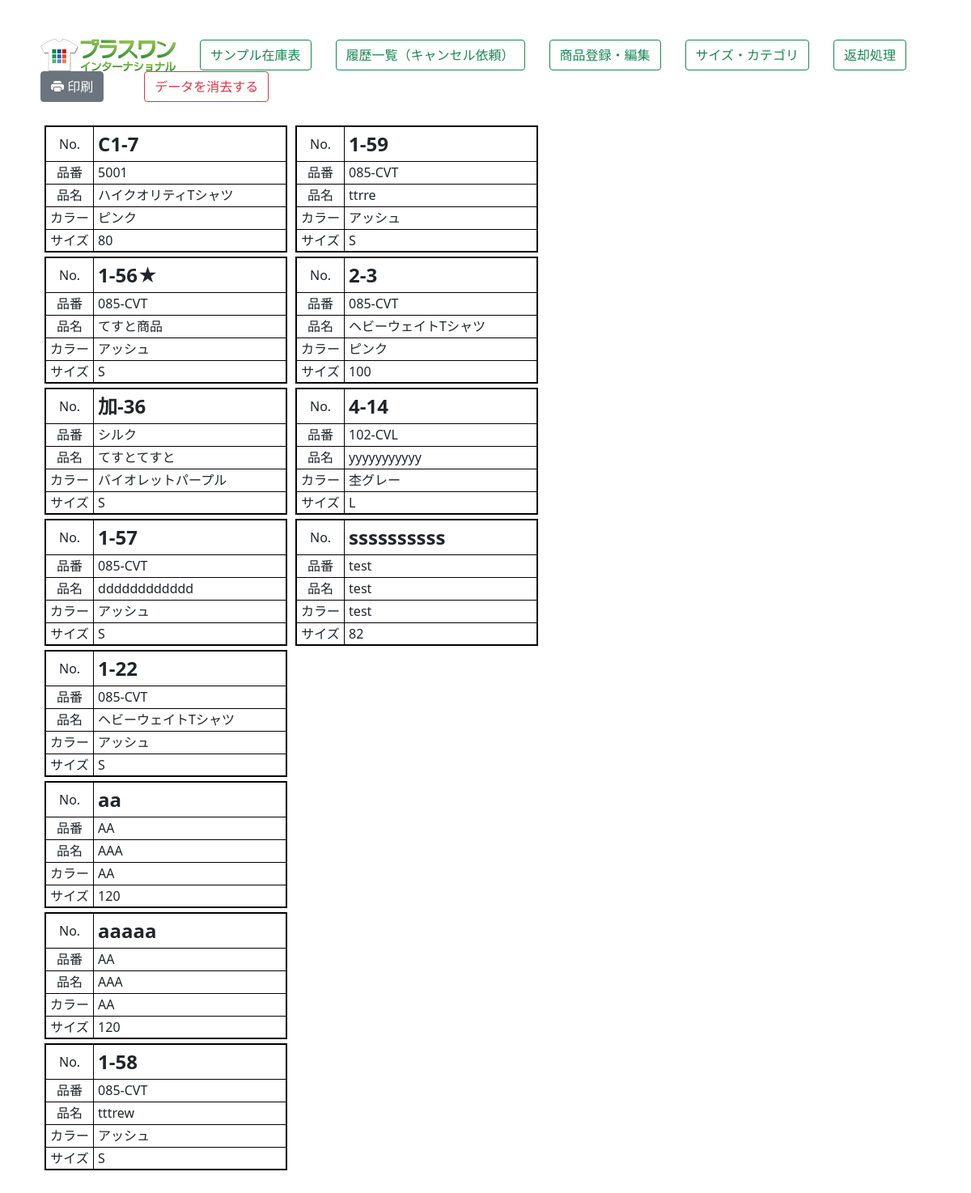
/zaiko2/label_print/, run on an earlier commit of the app's database.
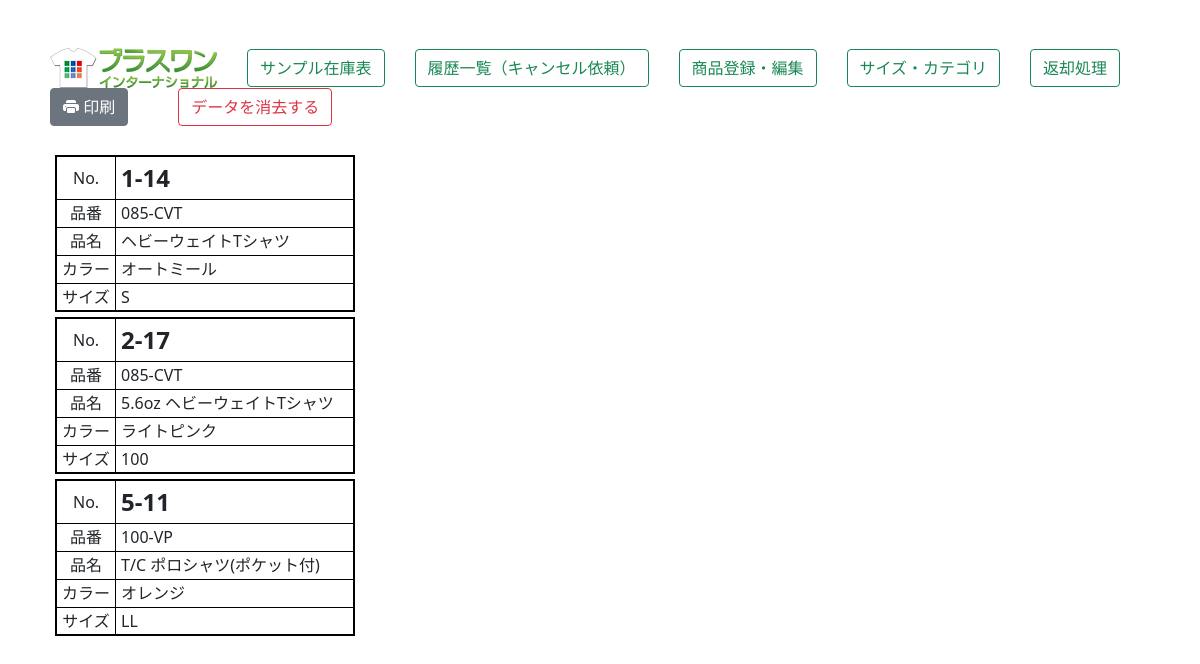
And on a later commit of the database.
### zaiko/models.py (models this page shows, shortened)
class Label(models.Model):
    sample_num=models.CharField("サンプルNo",max_length=20)
    shouhin_num=models.CharField("商品番号",max_length=20)
    shouhin_name=models.CharField("商品名",max_length=255)
    color=models.CharField("カラー",max_length=255)
    size=models.CharField("サイズ",max_length=20)

### zaiko2/views.py (the view)
# urls.py: path('label_print/', label_print, name="label_print"),
def label_print(request):
    items=Label.objects.all()
    if items.count() > 16:
        items1=items[:8]
        items2=items[7:16]
        items3=items[15:]
        params={"items1":items1,"items2":items2,"items3":items3,"col":3}
    elif items.count() >8:
        items1=items[:8]
        items2=items[8:16]
        params={"items1":items1,"items2":items2,"col":2}
    else:
        items1=items[:8]
        params={"items1":items1,"col":1}
    return render(request,"zaiko2/label.html",params)

### zaiko2/templates/zaiko2/label.html (shortened to what this page needs)
{% load static %}
<!DOCTYPE html>
<html lang="ja">
<head>
    <link rel="stylesheet" href="{% static 'main.css' %}">
    <link href="https://cdn.jsdelivr.net/npm/bootstrap@5.0.2/dist/css/bootstrap.min.css" rel="stylesheet">
    <link rel="stylesheet" href="https://cdn.jsdelivr.net/npm/bootstrap-icons@1.8.0/font/bootstrap-icons.css">
</head>
<body>
    <div class="container mt-5 mb-5">
        {% include "zaiko/menu.html" %}
        <div style="margin: 0 auto; justify-content: center; width: 1100px;">
            <div class="flex2">
                <div><button type="button" class="btn btn-secondary" id="print"><i class="bi bi-printer-fill"></i> 印刷</button></div>
                <div style="margin-left: 50px;">
                    <a href="{% url 'zaiko2:label_del' %}">
                        <button type="button" class="btn btn-outline-danger" onclick="return confirm('本当に消去しますか？')" >データを消去する</button>
                    </a>
                </div>
            </div>
            <div class="flex_print mt-4">
                <div>
                    <div style="width:310px; display: inline;">
                        {% for i in items1 %}
                        <table style="width:300px;margin: 5px;border: #000000 2px solid;">
                            <tr><td style="width: 20%; height: 43px; text-align: center;">No.</td><td style="width: 80%;font-weight: bold;font-size: 1.5em;padding-left: 5px;">{{i.sample_num}}</td></tr>
                            <tr><td style="height: 28px;text-align: center;">品番</td><td style="padding-left: 5px;">{{i.shouhin_num}}</td></tr>
                            <tr><td style="height: 28px;text-align: center;">品名</td><td style="padding-left: 5px;">{{i.shouhin_name}}</td></tr>
                            <tr><td style="height: 28px;text-align: center;">カラー</td><td style="padding-left: 5px;">{{i.color}}</td></tr>
                            <tr><td style="height: 28px;text-align: center;;">サイズ</td><td style="padding-left: 5px;">{{i.size}}</td></tr>
                        </table>
                        {% endfor %}
                    </div>
                </div>
                <div>
                    <div style="width:310px; display: inline;">
                        {% for i in items2 %}
                        <table style="width:300px;margin: 5px;border: #000000 2px solid;">
                            <tr><td style="width: 20%; height: 43px; text-align: center;">No.</td><td style="width: 80%;font-weight: bold;font-size: 1.5em;padding-left: 5px;">{{i.sample_num}}</td></tr>
                            <tr><td style="height: 28px;text-align: center;">品番</td><td style="padding-left: 5px;">{{i.shouhin_num}}</td></tr>
                            <tr><td style="height: 28px;text-align: center;">品名</td><td style="padding-left: 5px;">{{i.shouhin_name}}</td></tr>
                            <tr><td style="height: 28px;text-align: center;">カラー</td><td style="padding-left: 5px;">{{i.color}}</td></tr>
                            <tr><td style="height: 28px;text-align: center;;">サイズ</td><td style="padding-left: 5px;">{{i.size}}</td></tr>
                        </table>
                        {% endfor %}
                    </div>
                </div>
            </div>
        </div>
    </div>
</body>
</html>

### zaiko/templates/zaiko/menu.html
{% load static %}
<div class="menu">
    <div>
        <a href="https://www.p1-intl.com/" target="_blank"><img src="{% static 'logo.webp' %}"></a>
    </div>
    <div style="margin-left: 30px;">
        <a href="{% url 'zaiko:index' %}"><button type="button" class="btn btn-outline-success">サンプル在庫表</button></a>
    </div>
    <div style="margin-left: 30px;">
        <a href="{% url 'zaiko:irai_rireki' %}"><button type="button" class="btn btn-outline-success">履歴一覧（キャンセル依頼）</button></a>
    </div>
    {% if username == p1masao %}
        <div style="margin-left: 30px;">
            <a href="{% url 'zaiko2:index2' %}"><button type="button" class="btn btn-outline-success">商品登録・編集</button></a>
        </div>
        <div style="margin-left: 30px;">
            <a href="{% url 'zaiko2:size_category' %}"><button type="button" class="btn btn-outline-success">サイズ・カテゴリ</button></a>
        </div>
        <div style="margin-left: 30px;">
            <a href="{% url 'zaiko2:henkyaku' %}"><button type="button" class="btn btn-outline-success">返却処理</button></a>
        </div>
    {% endif %}
</div>

### zaiko/static/main.css (style rules this page uses)
.flex2,.menu { display: flex; flex-wrap: wrap; align-items: center; }
.flex_print { display: flex; flex-wrap: wrap; margin: 0 auto; }
.menu { width: 1100px; margin: 0 auto; }

### zaiko2/templates/zaiko2/label.html (style rules this page uses)
table, td, th { border: 1px #000000 solid; font-size:auto; }

What changed in the data, as far as the page shows it:
removed Label: sample_num "C1-7", shouhin_num "5001", shouhin_name "ハイクオリティTシャツ", color "ピンク", size "80"
removed Label: sample_num "1-56★", shouhin_num "085-CVT", shouhin_name "てすと商品", color "アッシュ", size "S"
removed Label: sample_num "加-36", shouhin_num "シルク", shouhin_name "てすとてすと", color "バイオレットパープル", size "S"
removed Label: sample_num "1-57", shouhin_num "085-CVT", shouhin_name "dddddddddddd", color "アッシュ", size "S"
removed Label: sample_num "1-22", shouhin_num "085-CVT", shouhin_name "ヘビーウェイトTシャツ", color "アッシュ", size "S"
removed Label: sample_num "aa", shouhin_num "AA", shouhin_name "AAA", color "AA", size "120"
removed Label: sample_num "aaaaa", shouhin_num "AA", shouhin_name "AAA", color "AA", size "120"
removed Label: sample_num "1-58", shouhin_num "085-CVT", shouhin_name "tttrew", color "アッシュ", size "S"
removed Label: sample_num "1-59", shouhin_num "085-CVT", shouhin_name "ttrre", color "アッシュ", size "S"
removed Label: sample_num "2-3", shouhin_num "085-CVT", shouhin_name "ヘビーウェイトTシャツ", color "ピンク", size "100"
removed Label: sample_num "4-14", shouhin_num "102-CVL", shouhin_name "yyyyyyyyyyy", color "杢グレー", size "L"
removed Label: sample_num "ssssssssss", shouhin_num "test", shouhin_name "test", color "test", size "82"
added Label: sample_num "1-14", shouhin_num "085-CVT", shouhin_name "ヘビーウェイトTシャツ", color "オートミール", size "S"
added Label: sample_num "2-17", shouhin_num "085-CVT", shouhin_name "5.6oz ヘビーウェイトTシャツ", color "ライトピンク", size "100"
added Label: sample_num "5-11", shouhin_num "100-VP", shouhin_name "T/C ポロシャツ(ポケット付)", color "オレンジ", size "LL"
